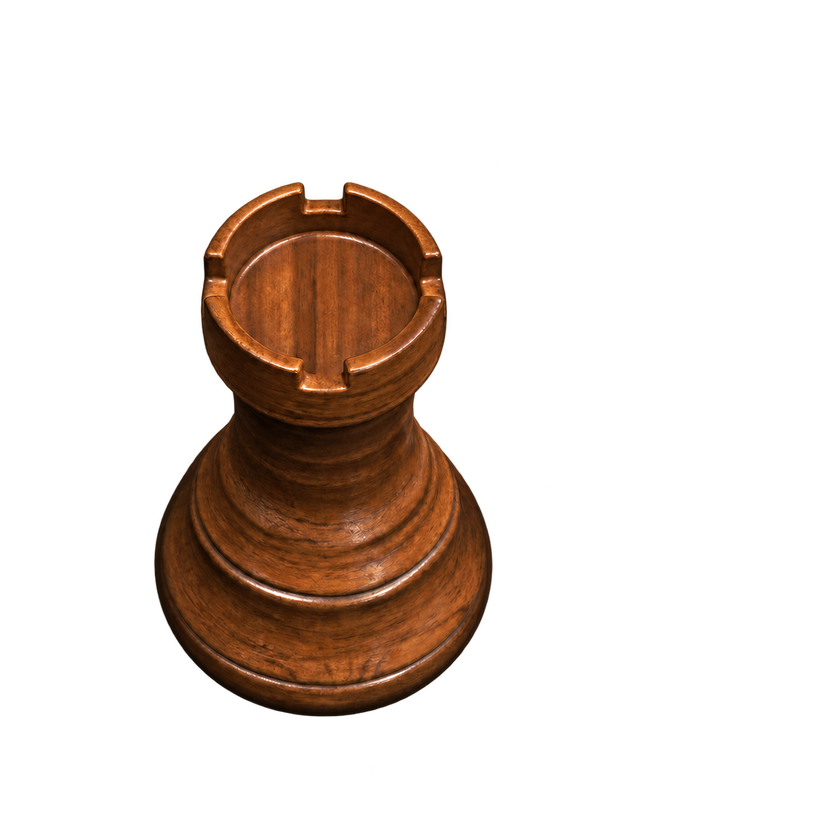
#> input picture assets/candidates/rook/candidate-6.png, 840 x 840 px, shrunk from 1254 x 1254 before the run, found by its file name
$ python grade_rook.py
#> lines starting #> are read from the running program, lines starting #| are printed output that depends on the picture; after the words box and inside, x2 and y2 are one past the last pixel; in counts of white or black regions, pixels touching at a corner belong together
"""Apply only a smooth RGB color curve; preserve alpha and pixel coordinates."""
from pathlib import Path
import numpy as np
from PIL import Image
import json,shutil,hashlib
root=Path(__file__).resolve().parents[1]
src=root/'assets/candidates/rook/candidate-6.png'
dest=root/'assets/candidates/rook/color-tests';dest.mkdir(exist_ok=True)
im=Image.open(src).convert('RGBA');a=np.array(im);rgb=a[:,:,:3].astype(float)/255
#> further down, im is the input picture: PIL image 840x840 RGBA; mean R, G, B, A 20.5, 10.7, 4.7, 47
#> after `rgb = a[:, :, :3].astype(float) / 255`:
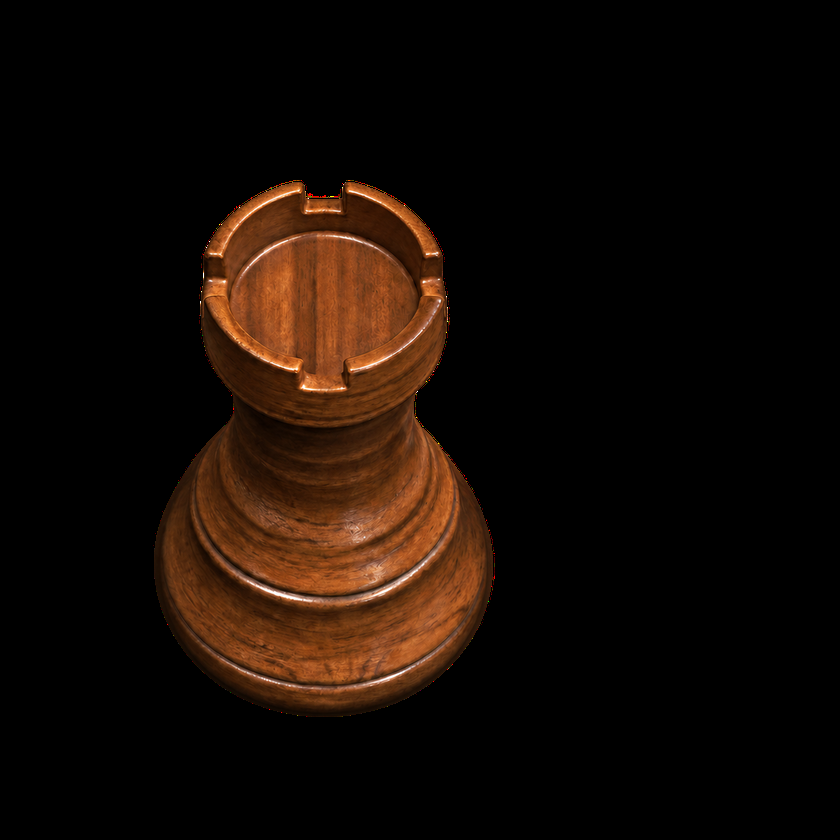
#> rgb: shape (840, 840, 3) float64; mean R, G, B 0.0806, 0.0422, 0.0184
# Darken midtones and reduce yellow/orange by attenuating green more than red.
# Fade the tint at highlights to keep reflections relatively neutral.
curved=rgb**1.16
weight=1-np.clip((rgb.max(2)-.60)/.35,0,1)
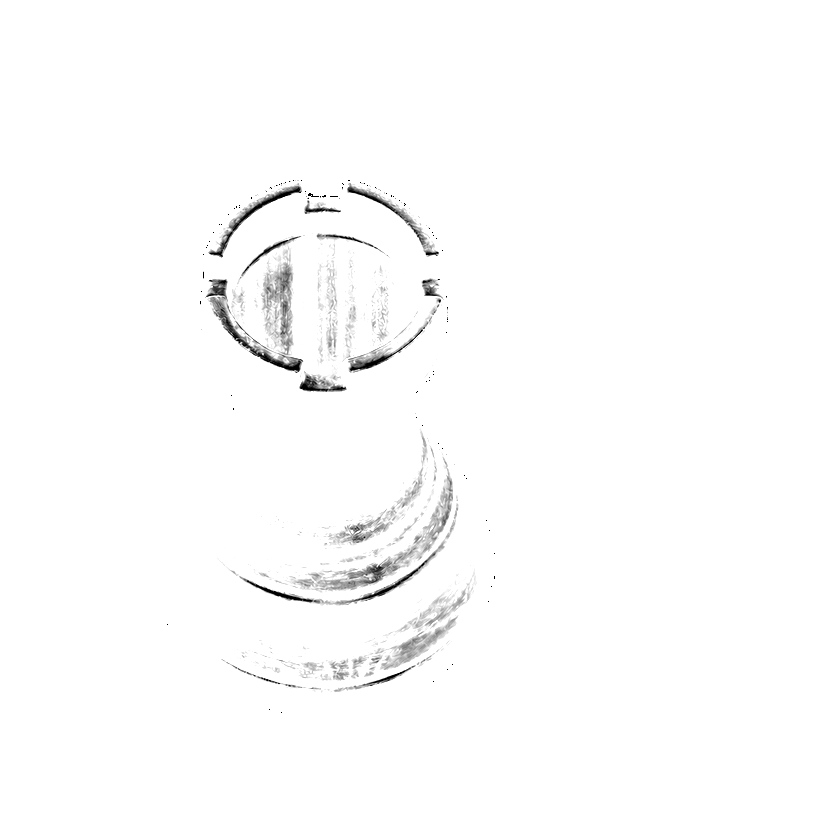
#> weight: shape (840, 840) float64; min 0, max 1, mean 0.989
gains=np.array([.98,.86,.90])
graded=curved*(1+weight[:,:,None]*(gains-1))
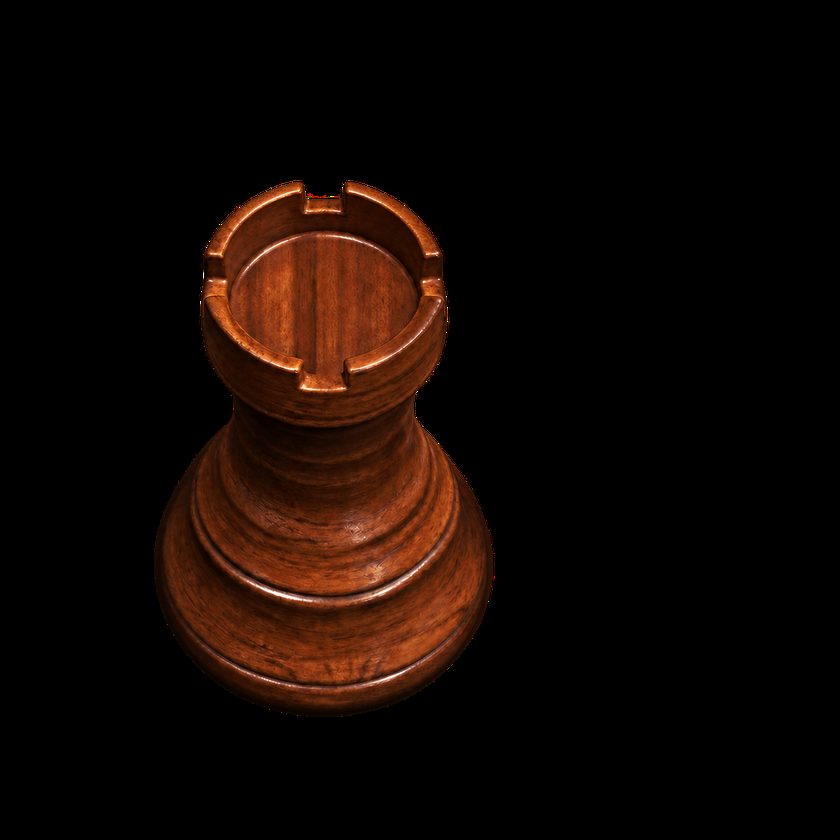
#> graded: shape (840, 840, 3) float64; mean R, G, B 0.0703, 0.0299, 0.0124
out=a.copy();out[:,:,:3]=np.round(np.clip(graded,0,1)*255).astype('uint8')
#> after `out[:, :, :3] = np.round(np.clip(graded, 0, 1) * 255).astype('uint8')`: out: shape (840, 840, 4); 18.81% of pixels changed, all inside (x1, y1, x2, y2) = (153, 180, 495, 717)
Image.fromarray(out).save(dest/'candidate-6-direct-grade.png')
assert np.array_equal(np.array(Image.open(dest/'candidate-6-direct-grade.png'))[:,:,3],a[:,:,3])
print('Saved direct grade; alpha verified unchanged.')
